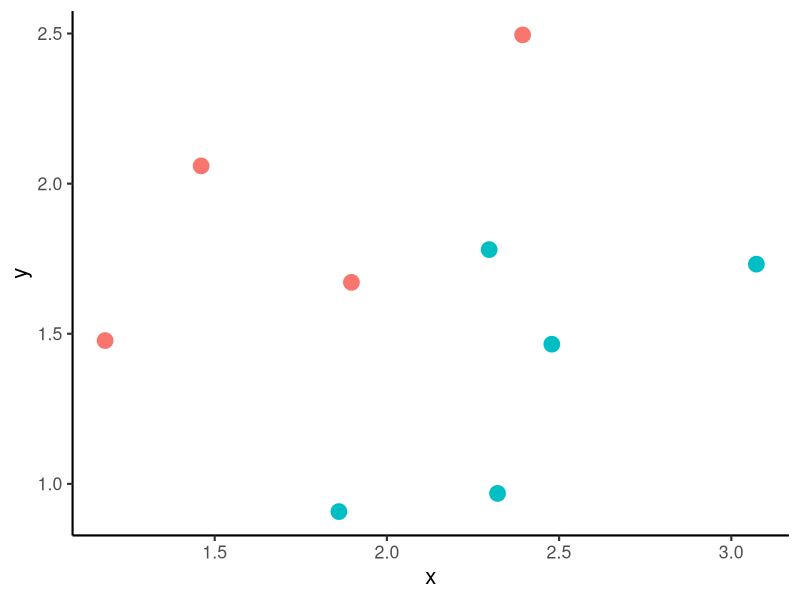
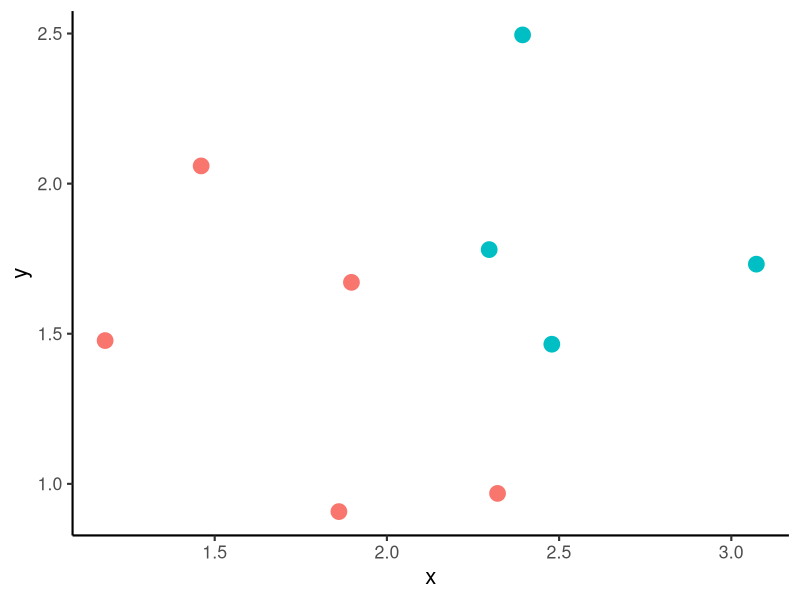
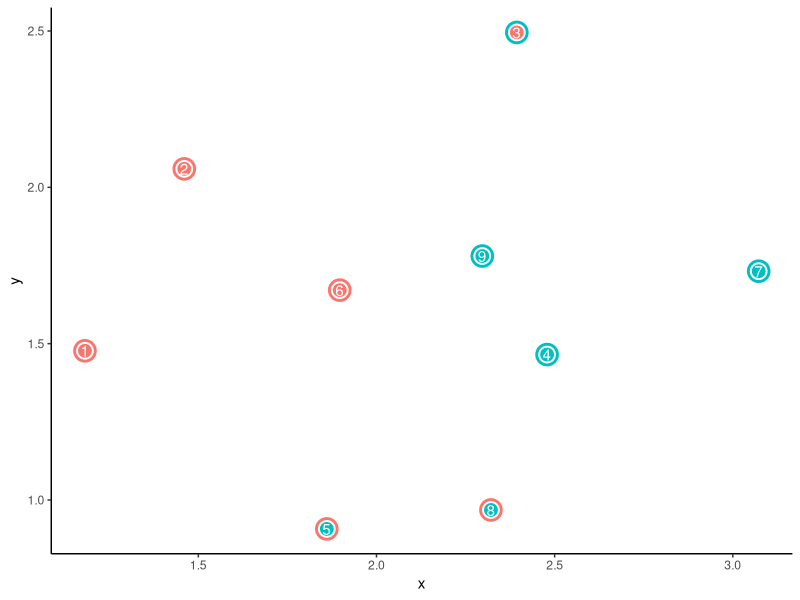
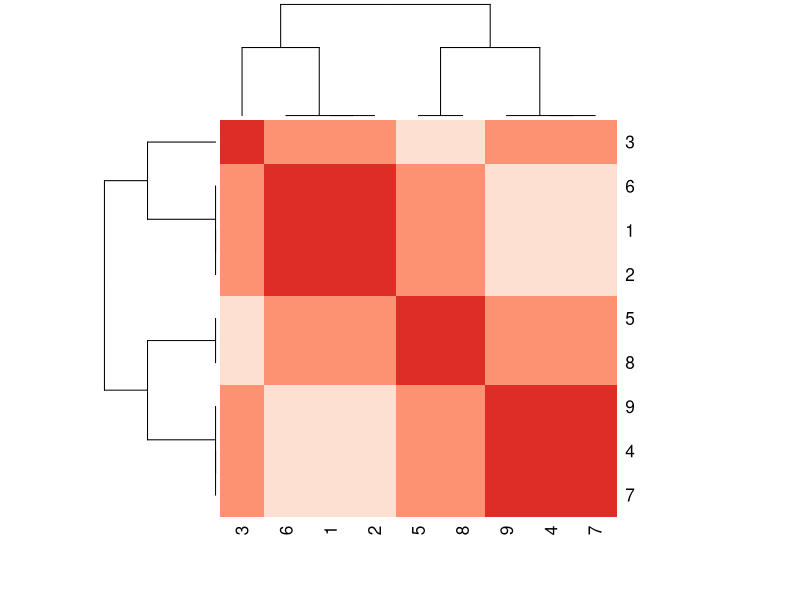
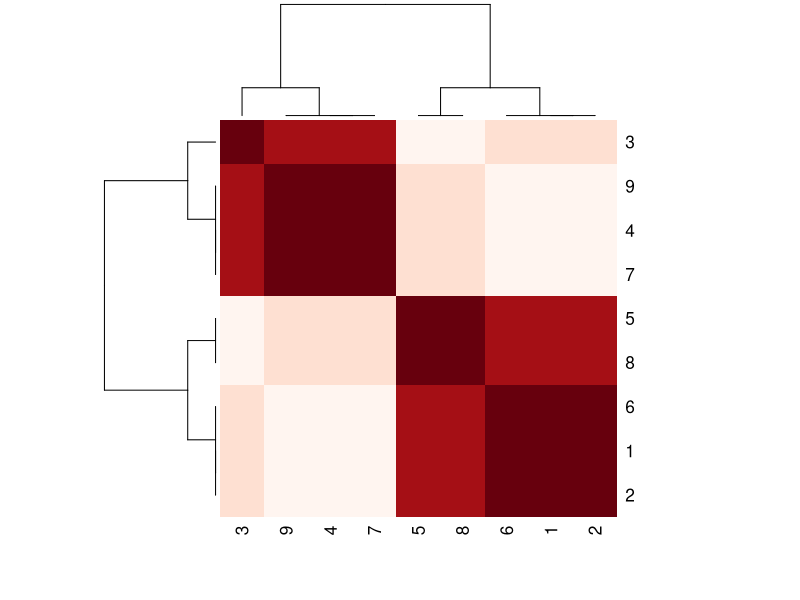
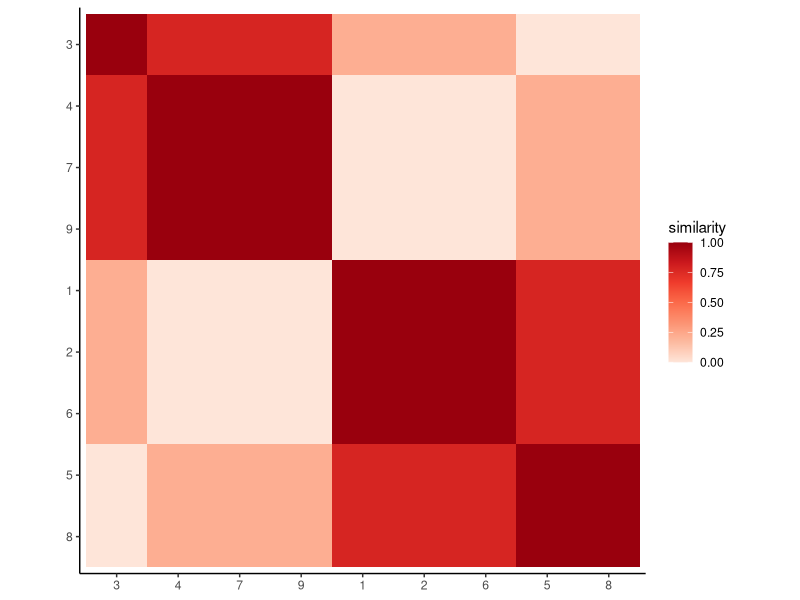
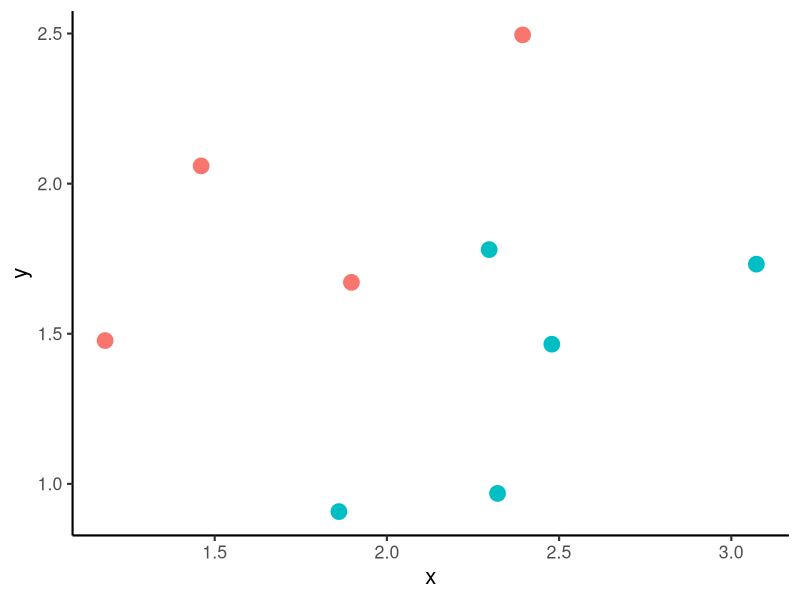
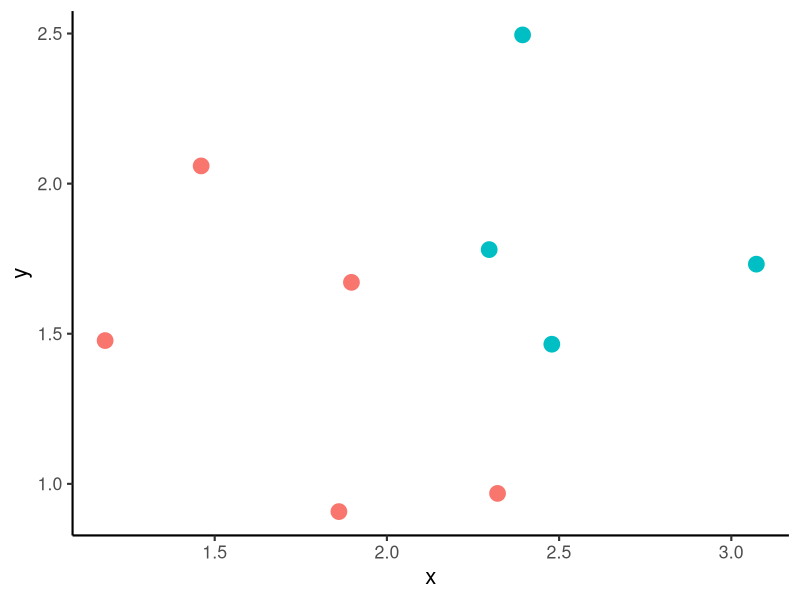

Write R code to recreate these figures, in order.
## ---- chunk 1
library(tidyverse)
df <- read.csv("data/ninepts.csv")
df$label <- rownames(df)
## ---- chunk 2
#| layout-ncol: 2
#| out-width: 90%
set.seed(18)
km1 <- kmeans(df[,c("x", "y")], 2)
df$clust1 <- factor(km1$cluster)
km2 <- kmeans(df[,c("x", "y")], 2)
df$clust2 <- factor(km2$cluster)
ggplot(df, aes(x, y, color = clust1)) +
  geom_point(size = 5) +
  guides(color = "none") +
  theme_classic(16)
ggplot(df, aes(x, y, color = clust2)) +
  geom_point(size = 5) +
  guides(color = "none") +
  theme_classic(16)
## ---- chunk 3
#| fig-align: center
#| fig-width: 4
#| fig-height: 4
ggplot(df, aes(x, y, color = clust1)) +
  geom_point(size = 4) +
  geom_point(aes(color = clust2), pch = 21, size = 6, stroke = 1.5) +
  geom_text(aes(label = label), color = "white") +
  guides(color = "none") +
  theme_classic()
## ---- chunk 4
table(km1$cluster, km2$cluster)
## ---- chunk 5
library(e1071)
classAgreement(table(km1$cluster, km2$cluster))
## ---- chunk 6
library(cluster)
library(RColorBrewer)
colors <- brewer.pal(3, "Reds")[3:1]
heatmap(as.matrix(daisy(df[,c("clust1", "clust2")])),
        scale = "none", col = colors, symm = TRUE)
## ---- chunk 7
kmclust <- function(n) {
  km <- kmeans(df[,c("x", "y")], 2)
  factor(km$cluster)  # very important so daisy uses gower instead of euclidean distance
}

n <- 1:100
df2 <- map_dfc(n, kmclust) |> 
  set_names(paste0("clust", n))

colors <- brewer.pal(9, "Reds")[9:1]

heatmap(as.matrix(daisy(df2)), scale = "none", symm = TRUE,
        col = colors)
## ---- chunk 8
df2dist <- 1 - data.frame(as.matrix(daisy(df2)))

levelorder <- names(sort(rowSums(df2dist)))


df2plot <- df2dist |> 
  rownames_to_column("id") |> 
  pivot_longer(cols = -id, values_to = "similarity") |> 
  mutate(name = factor(parse_number(name)),
         id = factor(id))

ggplot(df2plot, aes(fct_relevel(id, levelorder),
                    fct_relevel(name, rev(levelorder)),
                                fill = similarity)) +
  geom_tile() +
  scale_fill_distiller(palette = "Reds", direction = 1) +
  theme_classic() +
  coord_fixed() +
  labs(x = NULL, y = NULL)

## ---- chunk 9
df2dist
## ---- chunk 10
#| layout-ncol: 2
#| out-width: 90%
set.seed(18)
km1 <- kmeans(df[,c("x", "y")], 2)
df$clust1 <- factor(km1$cluster)
km2 <- kmeans(df[,c("x", "y")], 2)
df$clust2 <- factor(km2$cluster)
ggplot(df, aes(x, y, color = clust1)) +
  geom_point(size = 5) +
  guides(color = "none") +
  theme_classic(16)
ggplot(df, aes(x, y, color = clust2)) +
  geom_point(size = 5) +
  guides(color = "none") +
  theme_classic(16)
## ---- chunk 11
partydata <- df |>
  pivot_longer(cols = starts_with("clust")) |>
  group_by(label, value) |>
  summarize(classpercent = n()/2) |>
  pivot_wider(names_from = value, values_from = classpercent,
              names_prefix = "class", values_fill = 0)

df <- left_join(df, partydata) |> 
  mutate(topclass = factor(ifelse(class1 > class2, 1, 2))) |>
  mutate(topclass = factor(ifelse(class1 == class2, "tie", topclass))) |> 
  mutate(stab = ifelse(class1 > class2, class1, class2))

ggplot(df, aes(x, y, color = topclass, alpha = stab)) +
  geom_point(size = 4) +
  theme_classic() + 
  scale_alpha("stab", range = c(min(df$stab), max(df$stab)))
## ---- chunk 12
#| layout-ncol: 2
#| out-width: 90%
df <- read.csv("data/ninepts.csv")
df$label <- rownames(df)
set.seed(15)
km1 <- kmeans(df[,c("x", "y")], 2)
df$clust1 <- factor(km1$cluster)
km2 <- kmeans(df[,c("x", "y")], 2)
df$clust2 <- factor(km2$cluster)
ggplot(df, aes(x, y, color = clust1)) +
  geom_point(size = 5) +
  guides(color = "none") +
  theme_classic(16)
ggplot(df, aes(x, y, color = clust2, label = label)) +
  geom_point(size = 5) +
  guides(color = "none") +
  theme_classic(16)
## ---- chunk 13
partydata <- df |>
  pivot_longer(cols = starts_with("clust")) |>
  group_by(label, value) |>
  summarize(classpercent = n()/2) |>
  pivot_wider(names_from = value, values_from = classpercent,
              names_prefix = "class", values_fill = 0)

df <- left_join(df, partydata) |> 
  mutate(topclass = factor(ifelse(class1 > class2, 1, 2))) |>
  mutate(topclass = factor(ifelse(class1 == class2, "tie", topclass))) |> 
  mutate(stab = ifelse(class1 > class2, class1, class2))

ggplot(df, aes(x, y, color = topclass, alpha = stab)) +
  geom_point(size = 4) +
  theme_classic() + 
  scale_alpha("stab", range = c(min(df$stab)), max(df$stab))
## ---- chunk 14
df$clust1
df$clust2
table(df$clust1, df$clust2)
m <- matchClasses(table(df$clust1, df$clust2))
m
## ---- chunk 15
# use m as a lookup table
df$clust2 <- factor(unname(m[df$clust2])) 
df <- df |> select(x, y, label, clust1, clust2)
## ---- chunk 16
partydata <- df |>
  pivot_longer(cols = starts_with("clust")) |>
  group_by(label, value) |>
  summarize(classpercent = n()/2) |>
  pivot_wider(names_from = value, values_from = classpercent,
              names_prefix = "class", values_fill = 0)

df <- left_join(df, partydata) |> 
  mutate(topclass = factor(ifelse(class1 > class2, 1, 2))) |>
  mutate(topclass = factor(ifelse(class1 == class2, "tie", topclass))) |> 
  mutate(stab = ifelse(class1 > class2, class1, class2))

ggplot(df, aes(x, y, color = topclass, alpha = stab)) +
  geom_point(size = 4) +
  theme_classic() + 
  scale_alpha("stab", range = c(min(df$stab)), max(df$stab))
